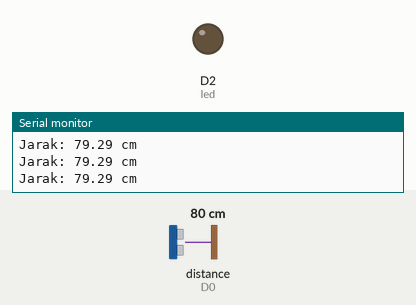
Recording of a program running on a simulated ESP8266 (NodeMCU). On the bench: output pins drawn as LEDs (lit = HIGH), the last lines printed to the serial monitor. Wiring (inferred from the names in the program): ultrasonic range finder: trigger D3; echo D0. Inputs (shaded band) come from the test bench; at power-on: distance to the obstacle (sensor on D0) 80 cm. The echo pulse lasts 58.3 µs per cm; pins used as bus, display or sensor lines are not drawn.

Above: at 1.3 s.
1.4 s: distance to the obstacle (sensor on D0) set to 22 cm
2.9 s: distance to the obstacle (sensor on D0) set to 18 cm
At 3.6 s:
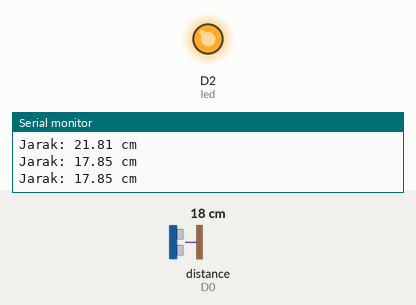
4.5 s: distance to the obstacle (sensor on D0) set to 35 cm
At 4.9 s:
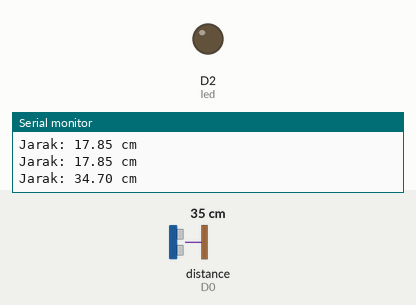
6.0 s: distance to the obstacle (sensor on D0) set to 2 cm
At 7.5 s:
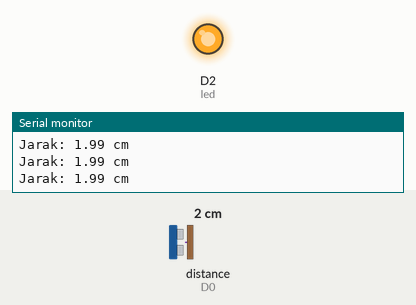
Timing chart, 0 to 8.5 s (numbered marks = the images above; inputs shaded):
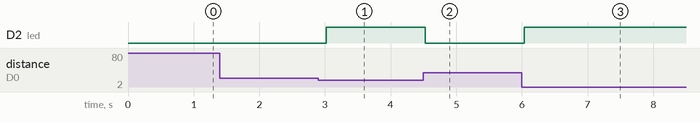

Measured:
- the behaviour switches between 21 and 20 cm on distance to the obstacle (sensor on D0) (found by bisection; images 0 and 1)
- after the input at 2.9 s, D2 (led): LOW → HIGH after 0.12 s
- after the input at 4.5 s, D2 (led): HIGH → LOW at once
- after the input at 6.0 s, D2 (led): LOW → HIGH at once

The program:

main.cpp
```cpp
#include <Arduino.h>

int trigPin = D3;
int echoPin = D0;
int led = D2;

long duration;
float distance;

void setup() {
    pinMode(trigPin, OUTPUT);
    pinMode(echoPin, INPUT);
    pinMode(led, OUTPUT);
    Serial.begin(9600);
}

void loop() {
    digitalWrite(trigPin, LOW);
    delayMicroseconds(2);
    digitalWrite(trigPin, HIGH);
    delayMicroseconds(10);
    digitalWrite(trigPin, LOW);

    duration = pulseIn(echoPin, HIGH);
    distance = (duration * 0.034) / 2;

    Serial.print("Jarak: ");
    Serial.print(distance);
    Serial.println(" cm");

    if (distance > 0 && distance < 20) {
        digitalWrite(led, HIGH);
    } else {
        digitalWrite(led, LOW);
    }

    delay(500);
}
```
